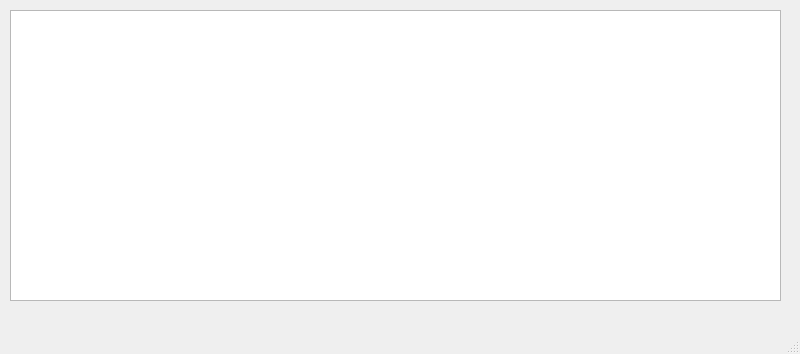
<?xml version="1.0" encoding="UTF-8"?>
<ui version="4.0">
 <class>MainWindow</class>
 <widget class="QMainWindow" name="MainWindow">
  <property name="geometry">
   <rect>
    <x>0</x>
    <y>0</y>
    <width>800</width>
    <height>354</height>
   </rect>
  </property>
  <property name="windowTitle">
   <string>MainWindow</string>
  </property>
  <widget class="QWidget" name="centralwidget">
   <widget class="QListWidget" name="listWidget">
    <property name="geometry">
     <rect>
      <x>10</x>
      <y>10</y>
      <width>771</width>
      <height>291</height>
     </rect>
    </property>
   </widget>
  </widget>
  <widget class="QMenuBar" name="menubar">
   <property name="geometry">
    <rect>
     <x>0</x>
     <y>0</y>
     <width>800</width>
     <height>22</height>
    </rect>
   </property>
  </widget>
  <widget class="QStatusBar" name="statusbar"/>
 </widget>
 <resources/>
 <connections/>
</ui>
